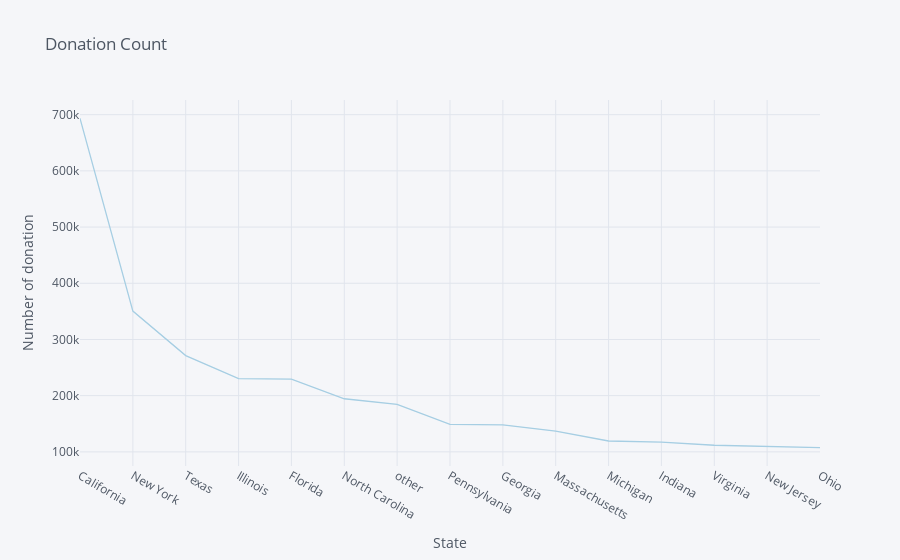

The cell this chart's notebook holds for it:
### Code cell
s3.iplot(kind='line',xTitle='State',yTitle='Number of donation',title='Donation Count',colorscale='paired')

### Figure 1 — Plotly figure (JSON) as saved in the notebook; plotly's stock layout.template omitted (floating-point values rounded to 4 significant figures)
{"data": [{"line": {"color": "rgba(166, 206, 227, 1.0)", "dash": "solid", "shape": "linear", "width": 1.3}, "mode": "lines", "name": "Donation ID", "text": "", "type": "scatter", "x": ["California", "New York", "Texas", "Illinois", "Florida", "North Carolina", "other", "Pennsylvania", "Georgia", "Massachusetts", "Michigan", "Indiana", "Virginia", "New Jersey", "Ohio"], "y": [693577, 350553, 271348, 230350, 229542, 194465, 184324, 148752, 147897, 136845, 119337, 117470, 111740, 109926, 107401]}], "layout": {"legend": {"bgcolor": "#F5F6F9", "font": {"color": "#4D5663"}}, "paper_bgcolor": "#F5F6F9", "plot_bgcolor": "#F5F6F9", "title": {"font": {"color": "#4D5663"}, "text": "Donation Count"}, "xaxis": {"gridcolor": "#E1E5ED", "showgrid": true, "tickfont": {"color": "#4D5663"}, "title": {"font": {"color": "#4D5663"}, "text": "State"}, "zerolinecolor": "#E1E5ED"}, "yaxis": {"gridcolor": "#E1E5ED", "showgrid": true, "tickfont": {"color": "#4D5663"}, "title": {"font": {"color": "#4D5663"}, "text": "Number of donation"}, "zerolinecolor": "#E1E5ED"}}}
